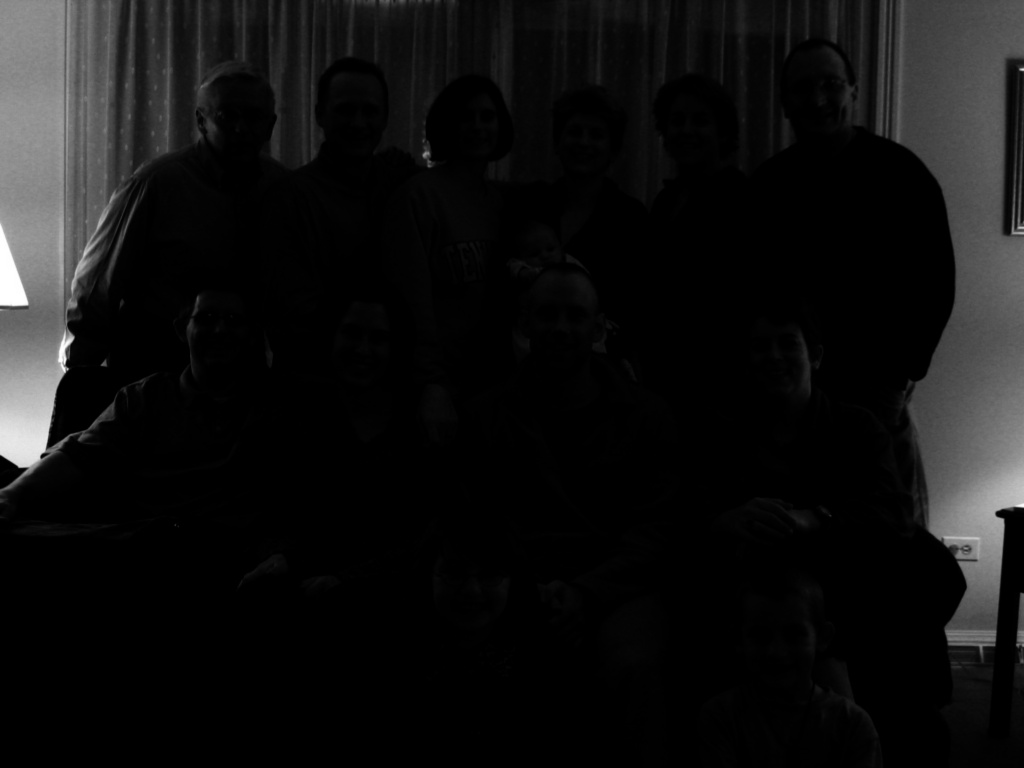
#> input picture 2- DIP Ex/DIP-Ex07/sample.jpg, 1024 x 768 px
$ jupyter execute Ans_Ex07.ipynb
#> lines starting #> are read from the running program, lines starting #| are printed output that depends on the picture
## Exercise 1

[cell 1]
import cv2
import matplotlib.pyplot as plt
import numpy as np

[cell 2]
def show_img_plt(img, c_map ='gray'):
    plt.figure(dpi=100)
    plt.imshow(img, cmap=c_map)

def display_hist_plt(img, bins=256, range=(0, 256)):
    plt.figure(figsize=(4, 2), dpi=100)
    plt.hist(img.flat, bins=bins, range=range)
    plt.show()

[cell 3]
org_img = cv2.imread('sample.jpg', cv2.IMREAD_GRAYSCALE)
#> org_img is the input picture: shape (768, 1024); min 0, max 255, mean 17.3

## Original Image with histogram

[cell 4]
show_img_plt(org_img)
display_hist_plt(org_img)

## CLAHE method with final histogram

### limit 100 (Not Answer)

[cell 5]
clahe_pattern = cv2.createCLAHE(clipLimit=100)
clahe_img = clahe_pattern.apply(org_img)
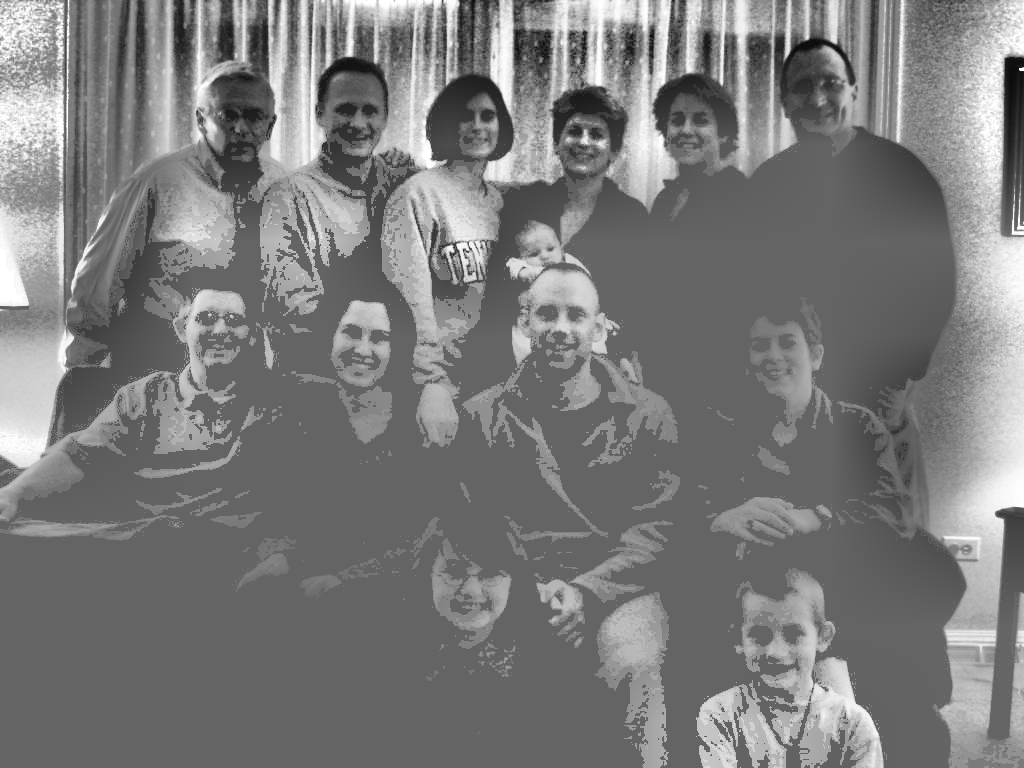
#> clahe_img: shape (768, 1024); min 10, max 255, mean 123
show_img_plt(clahe_img)
display_hist_plt(clahe_img)

### limit 50(Not Answer)

[cell 6]
clahe_pattern = cv2.createCLAHE(clipLimit=50)
clahe_img = clahe_pattern.apply(org_img)
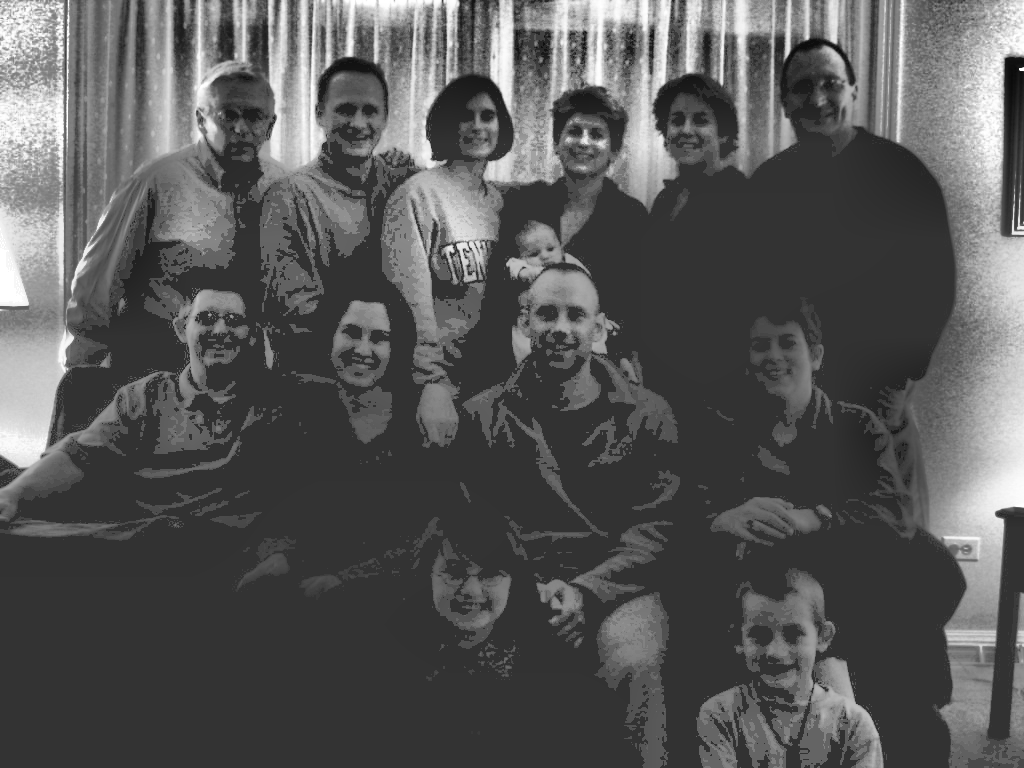
#> clahe_img: shape (768, 1024); min 10, max 255, mean 87.6
show_img_plt(clahe_img)
display_hist_plt(clahe_img)

### limit 10(Not Answer)

[cell 7]
clahe_pattern = cv2.createCLAHE(clipLimit=10)
clahe_img = clahe_pattern.apply(org_img)
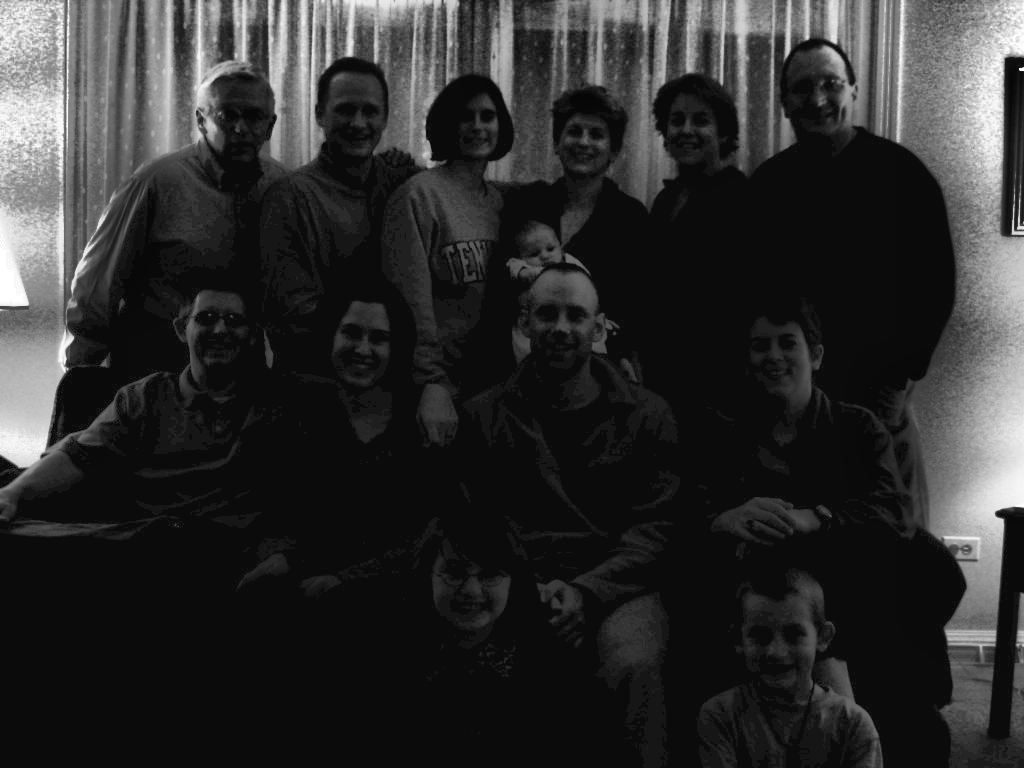
#> clahe_img: shape (768, 1024); min 5, max 255, mean 46.3
show_img_plt(clahe_img)
display_hist_plt(clahe_img)
#> call 4 of display_hist_plt, with bins = 256, range = (0, 256)
#> in display_hist_plt (call 4), `plt.show()`:
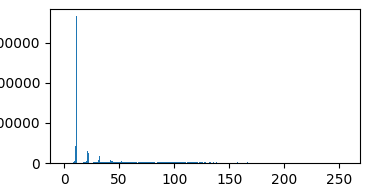
#> figure drawn by matplotlib, 1 panel; tallest bar 366068 high, from x = 11 to 12

### limit 35(Not Answer)

[cell 8]
clahe_pattern = cv2.createCLAHE(clipLimit=35)
clahe_img = clahe_pattern.apply(org_img)
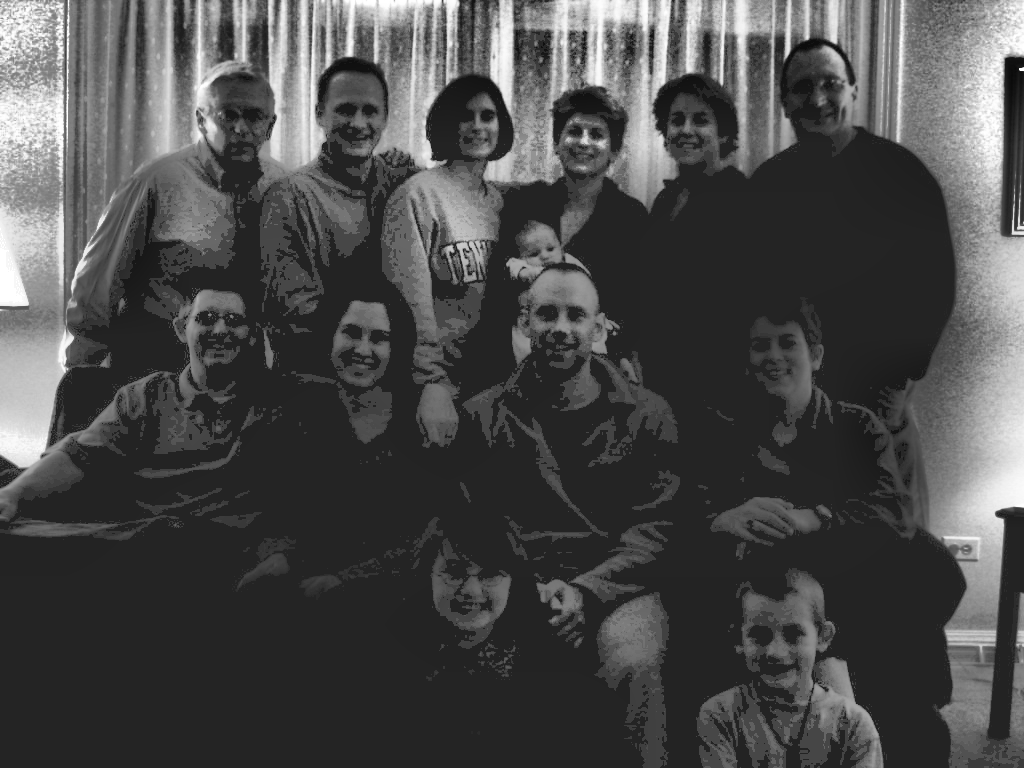
#> clahe_img: shape (768, 1024); min 10, max 255, mean 74.9
show_img_plt(clahe_img)
display_hist_plt(clahe_img)
#> in display_hist_plt (call 5), `plt.show()`:
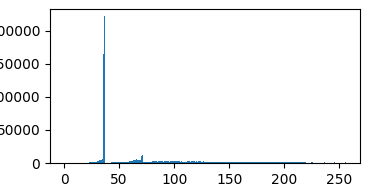
#> figure drawn by matplotlib, 1 panel; tallest bar 222191 high, from x = 36 to 37

### limit 30(Not Answer)

[cell 9]
clahe_pattern = cv2.createCLAHE(clipLimit=30)
clahe_img = clahe_pattern.apply(org_img)
show_img_plt(clahe_img)
display_hist_plt(clahe_img)
#> in display_hist_plt (call 6), `plt.show()`:
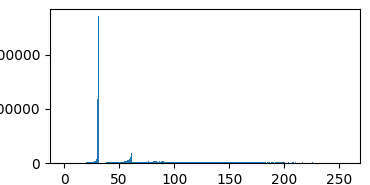
#> figure drawn by matplotlib, 1 panel; tallest bar 270845 high, from x = 31 to 32

### limit 20(Answer)

[cell 10]
clahe_pattern = cv2.createCLAHE(clipLimit=20)
clahe_img = clahe_pattern.apply(org_img)
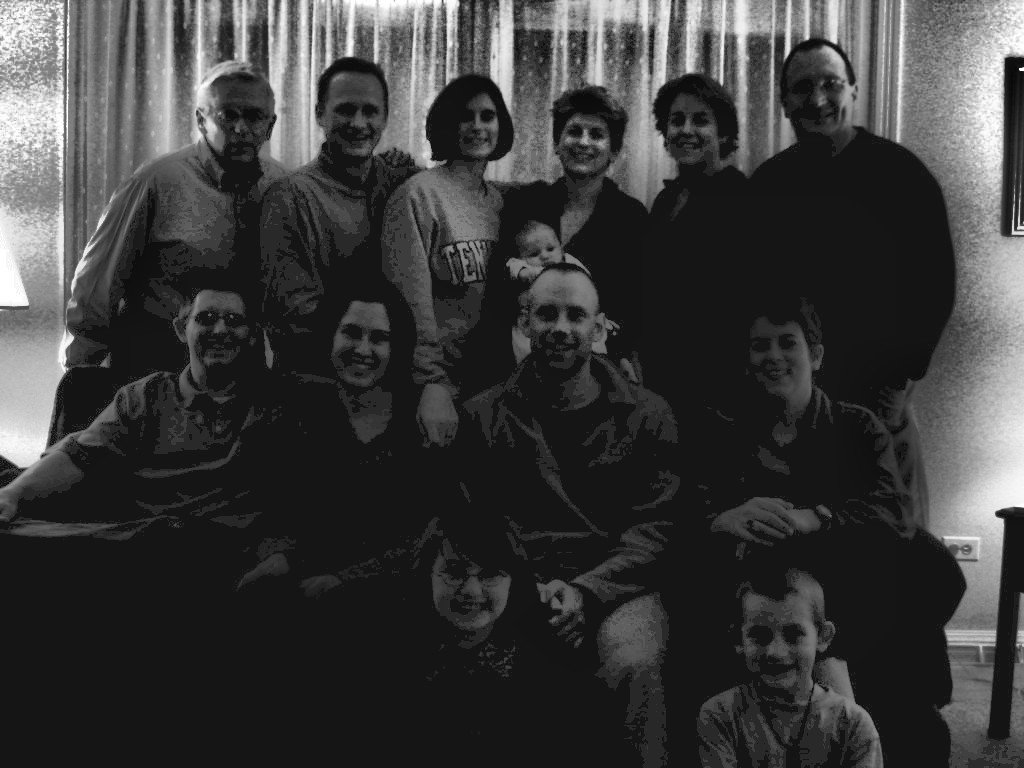
#> clahe_img: shape (768, 1024); min 8, max 255, mean 59.7
show_img_plt(clahe_img)
display_hist_plt(clahe_img)
#> in display_hist_plt (call 7), `plt.show()`:
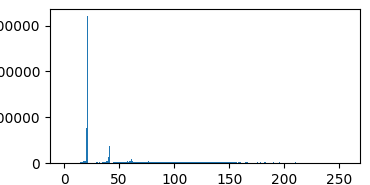
#> figure drawn by matplotlib, 1 panel; tallest bar 320428 high, from x = 21 to 22

### limit 15(Not Answer)

[cell 11]
clahe_pattern = cv2.createCLAHE(clipLimit=15)
clahe_img = clahe_pattern.apply(org_img)
show_img_plt(clahe_img)
display_hist_plt(clahe_img)
#> in display_hist_plt (call 8), `plt.show()`:
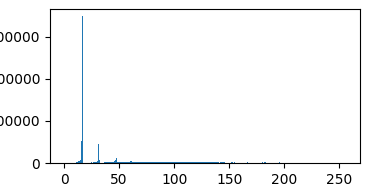
#> figure drawn by matplotlib, 1 panel; tallest bar 348093 high, from x = 16 to 17
